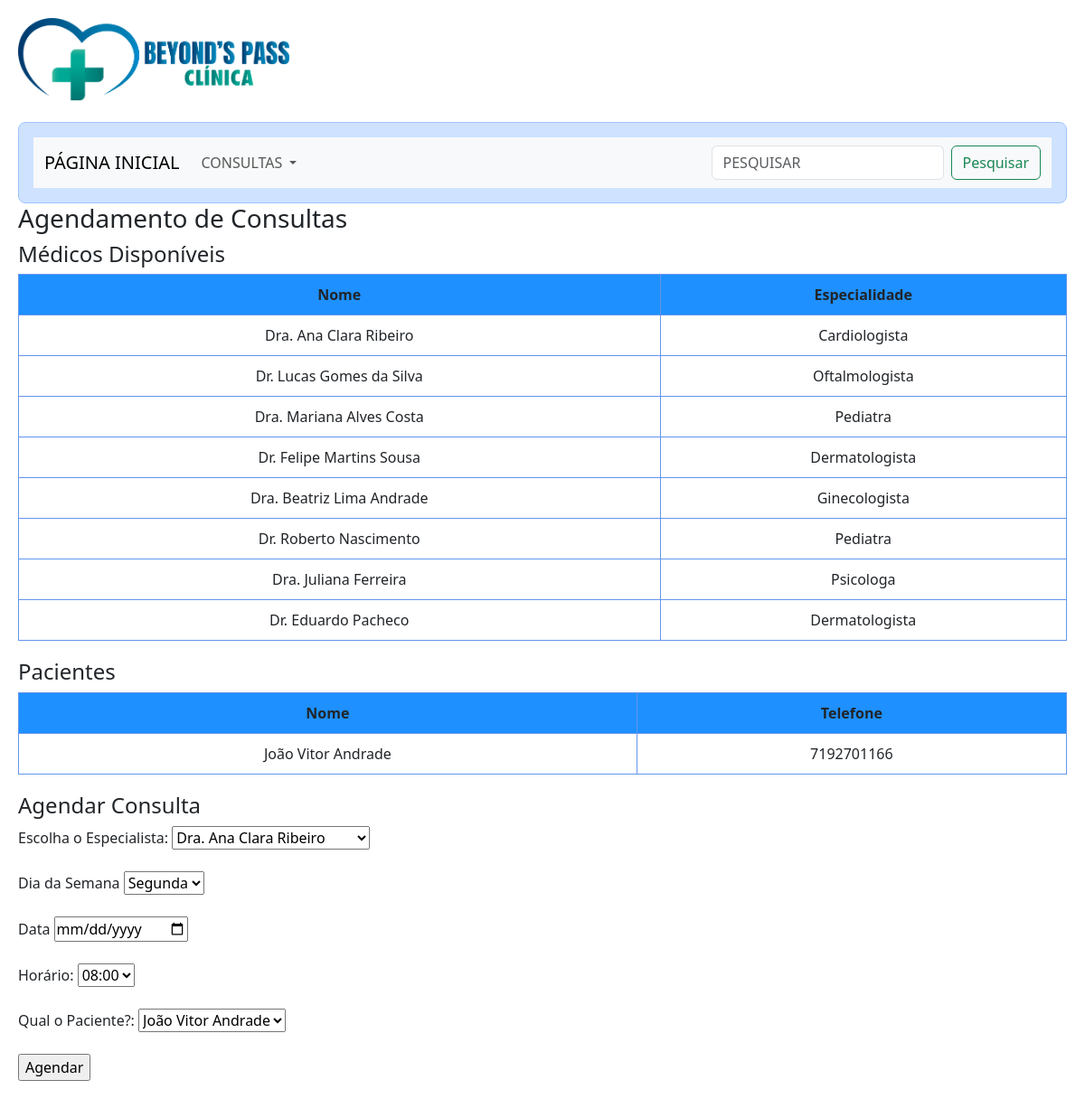
Page /agendConsulta.php on the committed database.
### tables this page shows
CREATE TABLE `medicos` (
  `id` int(11) NOT NULL,
  `nome` varchar(100) NOT NULL,
  `especialidade` varchar(50) NOT NULL
);

CREATE TABLE `pacientes` (
  `id` int(11) NOT NULL,
  `nome` varchar(100) NOT NULL,
  `data_nascimento` date NOT NULL,
  `email` varchar(100) NOT NULL,
  `telefone` varchar(13) NOT NULL,
  `endereco` text NOT NULL,
  `sexo` varchar(10) NOT NULL
);

### agendConsulta.php (the view, shortened to what this page needs)
<!DOCTYPE html>
<html lang="pt-br">
<head>
    <link href="https://cdn.jsdelivr.net/npm/bootstrap@5.3.3/dist/css/bootstrap.min.css" rel="stylesheet">
</head>
<body>
    <header>
        <div class="elemento-pai">
            <a href="index.php"><img id="imagem1" src="imagens/logo.png" width="300"></a>
        </div>
    </header>
    <br>
    <div class="p-3 text-primary-emphasis bg-primary-subtle border border-primary-subtle rounded-3">
        <nav class="navbar navbar-expand-lg bg-body-tertiary">
            <div class="container-fluid">
                <a class="navbar-brand" href="index.php">PÁGINA INICIAL</a>
                <div class="collapse navbar-collapse" id="navbarScroll">
                    <ul class="navbar-nav me-auto my-2 my-lg-0 navbar-nav-scroll" style="--bs-scroll-height: 100px;">
                        <li class="nav-item dropdown">
                            <a class="nav-link dropdown-toggle" href="#" role="button" data-bs-toggle="dropdown" aria-expanded="false">
                                CONSULTAS
                            </a>
                        </li>
                    </ul>
                    <form class="d-flex" role="search">
                        <input class="form-control me-2" type="search" placeholder="PESQUISAR" aria-label="Search">
                        <button class="btn btn-outline-success" type="submit">Pesquisar</button>
                    </form>
                </div>
            </div>
    </div>
    <h3>Agendamento de Consultas</h3>
    <table>
        <h4>Médicos Disponíveis</h4>
        <tr>
            <th>Nome</th>
            <th>Especialidade</th>
        </tr>
        <?php
        $pdo = new PDO('mysql:host=localhost;dbname=clinicamedica', 'root', '');
        $sql = "SELECT nome, especialidade FROM medicos";
        $result = $pdo->query($sql);
        $medicos = $result->fetchAll(PDO::FETCH_ASSOC);
        if (count($medicos) > 0) {
            foreach ($medicos as $row) {
                echo "<tr><td>" . $row["nome"] . "</td><td>" . $row["especialidade"] . "</td></tr>";
            }
        }
        ?>
    </table>
    <table>
        <h4>Pacientes</h4>
        <tr>
            <th>Nome</th>
            <th>Telefone</th>
        </tr>
        <?php
        $pdo = new PDO('mysql:host=localhost;dbname=clinicamedica', 'root', '');
        $sql = "SELECT nome, telefone FROM pacientes";
        $result = $pdo->query($sql);
        $pacientes = $result->fetchAll(PDO::FETCH_ASSOC);
        if (count($pacientes) > 0) {
            foreach ($pacientes as $row) {
                echo "<tr><td>" . $row["nome"] . "</td><td>" . $row["telefone"] . "</td></tr>";
            }
        }
        ?>
    </table>
    <h4>Agendar Consulta</h4>
    <form action="agendConsulta.php" method="POST">
        <label for="medico">Escolha o Especialista:</label>
        <select name="medico_id" id="medico_id" required>
            <?php
            $pdo = new PDO('mysql:host=localhost;dbname=clinicamedica', 'root', '');
            $sql = "SELECT nome FROM medicos";
            $result = $pdo->query($sql);
            $medicos = $result->fetchAll(PDO::FETCH_ASSOC);
            if (count($medicos) > 0) {
                foreach ($medicos as $row) {
                    echo "<option value='" . $row["nome"] . "'>" . $row["nome"] . "</option>";
                }
            }
            ?>
        </select>
        <br><br>
        <label for="dia_semana">Dia da Semana</label>
        <select name="dia_semana" id="dia_semana" required>
            <option value="Segunda">Segunda</option>
        </select>
        <br><br>
        <label for="data">Data</label>
        <input type="date" name="dta" id="dta" required>
        <br><br>
        <label for="horario">Horário:</label>
        <select name="horario" id="horario" required>
            <option value="08:00">08:00</option>
        </select>
        <br><br>
        <label for="paciente">Qual o Paciente?:</label>
        <select name="paciente_id" id="paciente_id" required>
            <?php
            $pdo = new PDO('mysql:host=localhost;dbname=clinicamedica', 'root', '');
            $sql = "SELECT nome FROM pacientes";
            $result = $pdo->query($sql);
            $pacientes = $result->fetchAll(PDO::FETCH_ASSOC);
            if (count($pacientes) > 0) {
                foreach ($pacientes as $row) {
                    echo "<option value='" . $row["nome"] . "'>" . $row["nome"] . "</option>";
                }
            }
            ?>
        </select>
        <br><br>
        <input type="submit" name="acao" value="Agendar">
    </form>
</body>
</html>

### agendConsulta.php (style rules this page uses)
body { margin: 10px; padding: 10px; }
table { width: 100%; border-collapse: collapse; margin-bottom: 20px; }
th, td { border: 1px solid #6495ED; padding: 10px; text-align: center; }
th { background-color: dodgerblue; }

### rows in the picture
medicos: nome "Dra. Ana Clara Ribeiro", especialidade "Cardiologista"
medicos: nome "Dr. Lucas Gomes da Silva", especialidade "Oftalmologista"
medicos: nome "Dra. Mariana Alves Costa", especialidade "Pediatra"
medicos: nome "Dr. Felipe Martins Sousa", especialidade "Dermatologista"
medicos: nome "Dra. Beatriz Lima Andrade", especialidade "Ginecologista"
medicos: nome "Dr. Roberto Nascimento", especialidade "Pediatra"
medicos: nome "Dra. Juliana Ferreira", especialidade "Psicologa"
medicos: nome "Dr. Eduardo Pacheco", especialidade "Dermatologista"
pacientes: nome "João Vitor Andrade", telefone "7192701166"

### other values in the picture
form field medico_id "Dra. Ana Clara Ribeiro"
form field paciente_id "João Vitor Andrade"
